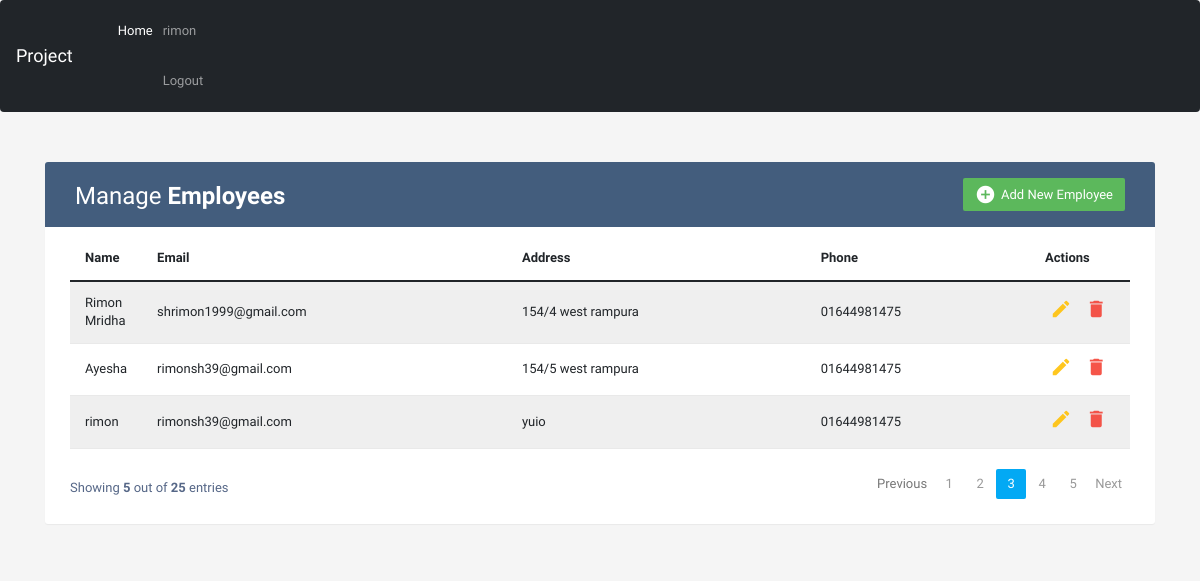
The app's page / (signed in) with its own data.
### home/models.py (models this page shows, shortened)
class  Employees(models.Model):
    name = models.CharField(max_length=250)
    email = models.EmailField(max_length=250)
    address = models.TextField()
    phone = models.CharField(max_length=15)

### home/views.py (the view)
# urls.py: path('',views.home, name='home'),
@login_required(login_url='/login')
def home(request):
    emp = Employees.objects.all()
    context = {'emp':emp}
    return render(request,'base/home.html',context)

### templates/base/home.html (shortened to what this page needs)
{% extends 'base/base.html' %}{% include 'base/navbar.html' %}{% block content%}
<!DOCTYPE html>
<html lang="en">
<head>
    <link rel="stylesheet" href="https://maxcdn.bootstrapcdn.com/font-awesome/4.7.0/css/font-awesome.min.css">
    <link rel="stylesheet" href="https://maxcdn.bootstrapcdn.com/bootstrap/3.3.7/css/bootstrap.min.css">
    <body>
        <div class="container">
            <div class="table-wrapper">
                <div class="table-title">
                    <div class="row">
                        <div class="col-sm-6">
                            <h2>Manage <b>Employees</b></h2>
                        </div>
                        <div class="col-sm-6">
                            <a href="#addEmployeeModal" class="btn btn-success" data-toggle="modal"><i class="material-icons">&#xE147;</i> <span>Add New Employee</span></a>
                        </div>
                    </div>
                </div>
                <table class="table table-striped table-hover">
                    <thead>
                        <tr>
                            <th>Name</th>
                            <th>Email</th>
                            <th>Address</th>
                            <th>Phone</th>
                            <th>Actions</th>
                        </tr>
                    </thead>
                    <tbody>
                        {% for employee in emp %}
                        <tr>
                            <td>{{employee.name}}</td>
                            <td>{{employee.email}}</td>
                            <td>{{employee.address}}</td>
                            <td>{{employee.phone}}</td>
                            <td>
                                <a href="#editEmployeeModal-{{forloop.counter}}" class="edit" data-toggle="modal"><i class="material-icons" data-toggle="tooltip" title="Edit">&#xE254;</i></a>
                                <a href="#deleteEmployeeModal-{{forloop.counter}}" class="delete" data-toggle="modal"><i class="material-icons" data-toggle="tooltip" title="Delete">&#xE872;</i></a>
                            </td>
                        </tr>
                        {% endfor %}
                    </tbody>
                </table>
                <div class="clearfix">
                    <div class="hint-text">Showing <b>5</b> out of <b>25</b> entries</div>
                    <ul class="pagination">
                        <li class="page-item disabled"><a href="#">Previous</a></li>
                        <li class="page-item"><a href="#" class="page-link">1</a></li>
                        <li class="page-item"><a href="#" class="page-link">2</a></li>
                        <li class="page-item active"><a href="#" class="page-link">3</a></li>
                        <li class="page-item"><a href="#" class="page-link">4</a></li>
                        <li class="page-item"><a href="#" class="page-link">5</a></li>
                        <li class="page-item"><a href="#" class="page-link">Next</a></li>
                    </ul>
                </div>
            </div>
        </div>
    </body>
</html>
{% endblock %}

### templates/base/base.html (shortened to what this page needs)
{% load static %}
<!doctype html>
<html lang="en">
<head>
    <link rel="stylesheet" href="{% static 'style/css/main.css' %}">
    <link href='https://cdn.jsdelivr.net/npm/boxicons@2.0.5/css/boxicons.min.css' rel='stylesheet'>
    <link href="https://cdn.jsdelivr.net/npm/bootstrap@5.0.2/dist/css/bootstrap.min.css" rel="stylesheet">
</head>
<body>
    {% include 'base/navbar.html' %}{% block content %} {% endblock %}
</body>
</html>

### templates/base/navbar.html (shortened to what this page needs)
<nav class="navbar navbar-expand-lg navbar-dark bg-dark">
    <div class="container-fluid">
        <a class="navbar-brand" href="{% url 'home' %}">Project</a>
        <div class="collapse navbar-collapse" id="navbarSupportedContent">
            <ul class="navbar-nav me-auto mb-2 mb-lg-0">
                <li class="nav-item">
                    <a class="nav-link active" aria-current="page" href="{% url 'home' %}">Home</a>
                </li>
                <li class="nav-item">
                    {% if request.user.is_authenticated %}
                    <a href="" class="nav-link">{{user.username}}</a>
                    <a class="nav-link" href="{% url 'logout' %}">Logout</a> {% else %}
                    <a class="nav-link" href="{% url 'login' %}">Login</a> {% endif %}
                </li>
            </ul>
        </div>
    </div>
</nav>

### static/style/css/main.css (style rules this page uses)
:root { --first-color: #9D4BFF; --first-color-dark: #23004D; --first-color-light: #A49EAC; --first-color-lighten: #F2F2F2; --body-font: 'Open Sans', sans-serif; --h1-font-size: 1.5rem; --normal-font-size: .938rem; --small-font-size: .813rem; }
@media screen and (min-width: 768px) { :root { --normal-font-size: 1rem; --small-font-size: .875rem; } }
body { margin: 0; padding: 0; font-family: var(--body-font); font-size: var(--normal-font-size); color: var(--first-color-dark); }
a { text-decoration: none; }

### templates/base/home.html (style rules this page uses)
body { color: #566787; background: #f5f5f5; font-family: 'Varela Round', sans-serif; font-size: 13px; }
.table-wrapper { background: #fff; padding: 20px 25px; margin: 30px 0; border-radius: 3px; box-shadow: 0 1px 1px rgba(0, 0, 0, .05); }
.table-title { padding-bottom: 15px; background: #435d7d; color: #fff; padding: 16px 30px; margin: -20px -25px 10px; border-radius: 3px 3px 0 0; }
.table-title h2 { margin: 5px 0 0; font-size: 24px; }
.table-title .btn { color: #fff; float: right; font-size: 13px; border: none; min-width: 50px; border-radius: 2px; border: none; outline: none !important; margin-left: 10px; }
.table-title .btn i { float: left; font-size: 21px; margin-right: 5px; }
.table-title .btn span { float: left; margin-top: 2px; }
table.table tr th, table.table tr td { border-color: #e9e9e9; padding: 12px 15px; vertical-align: middle; }
table.table tr th:first-child { width: 60px; }
table.table tr th:last-child { width: 100px; }
table.table-striped tbody tr:nth-of-type(odd) { background-color: #fcfcfc; }
table.table td:last-child i { opacity: 0.9; font-size: 22px; margin: 0 5px; }
table.table td a { font-weight: bold; color: #566787; display: inline-block; text-decoration: none; outline: none !important; }
table.table td a.edit { color: #FFC107; }
table.table td a.delete { color: #F44336; }
table.table td i { font-size: 19px; }
.pagination { float: right; margin: 0 0 5px; }
.pagination li a { border: none; font-size: 13px; min-width: 30px; min-height: 30px; color: #999; margin: 0 2px; line-height: 30px; border-radius: 2px !important; text-align: center; padding: 0 6px; }
.pagination li.active a, .pagination li.active a.page-link { background: #03A9F4; }
.hint-text { float: left; margin-top: 10px; font-size: 13px; }

### records on screen
Employees: name "Rimon Mridha", email "shrimon1999@gmail.com", address "154/4 west rampura", phone "01644981475"
Employees: name "Ayesha", email "rimonsh39@gmail.com", address "154/5 west rampura", phone "01644981475"
Employees: name "rimon", email "rimonsh39@gmail.com", address "yuio", phone "01644981475"

### other values on screen
{{ user.username }} "rimon"
